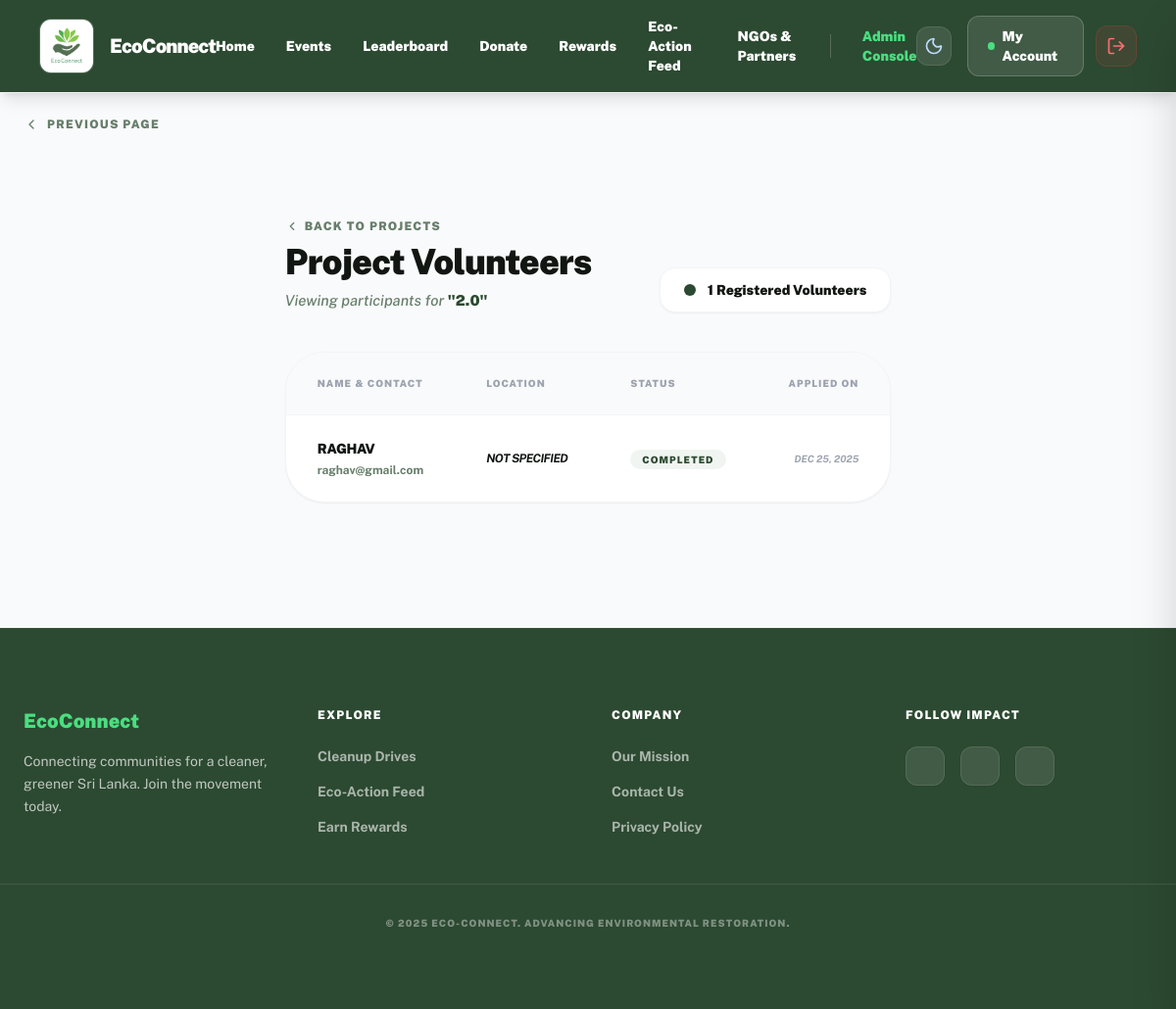
The page /index.php?route=admin_project_volunteers&id=2 (signed in) on the database its author committed.
### tables this page shows
CREATE TABLE `projects` (
  `id` int(11) NOT NULL,
  `ngo_id` int(11) NOT NULL,
  `title` varchar(150) NOT NULL,
  `description` text NOT NULL,
  `category` varchar(100) DEFAULT 'General Cleanup',
  `image_path` varchar(255) DEFAULT NULL,
  `location` varchar(255) NOT NULL,
  `district` varchar(50) DEFAULT 'Colombo',
  `event_date` date NOT NULL,
  `start_time` time NOT NULL,
  `end_time` time NOT NULL,
  `event_time` time NOT NULL,
  `points_reward` int(11) NOT NULL DEFAULT 0,
  `status` enum('open','closed') NOT NULL DEFAULT 'open',
  `created_at` timestamp NOT NULL DEFAULT current_timestamp(),
  `updated_at` timestamp NOT NULL DEFAULT current_timestamp() ON UPDATE current_timestamp(),
  `latitude` decimal(10,8) DEFAULT NULL,
  `longitude` decimal(11,8) DEFAULT NULL
);

CREATE TABLE `volunteer_applications` (
  `id` int(11) NOT NULL,
  `user_id` int(11) NOT NULL,
  `project_id` int(11) NOT NULL,
  `status` enum('applied','accepted','completed','cancelled') NOT NULL DEFAULT 'applied',
  `applied_at` timestamp NOT NULL DEFAULT current_timestamp(),
  `reminder_sent` tinyint(1) DEFAULT 0
);

CREATE TABLE `users` (
  `id` int(11) NOT NULL,
  `name` varchar(100) NOT NULL,
  `email` varchar(150) NOT NULL,
  `password` varchar(255) NOT NULL,
  `role` enum('user','ngo','admin') NOT NULL DEFAULT 'user',
  `phone` varchar(20) DEFAULT NULL,
  `city` varchar(100) DEFAULT NULL,
  `is_active` tinyint(1) NOT NULL DEFAULT 1,
  `created_at` timestamp NOT NULL DEFAULT current_timestamp(),
  `updated_at` timestamp NOT NULL DEFAULT current_timestamp() ON UPDATE current_timestamp(),
  `admin` tinyint(1) NOT NULL DEFAULT 0,
  `points` int(11) DEFAULT 0,
  `lifetime_points` int(11) NOT NULL DEFAULT 0,
  `latitude` decimal(10,8) DEFAULT NULL,
  `longitude` decimal(11,8) DEFAULT NULL,
  `last_active_at` datetime DEFAULT current_timestamp(),
  `last_reengagement_email_at` datetime DEFAULT NULL
);

### app/controllers/AdminController.php (called while the page is built, shortened)
<?php
require_once __DIR__ . '/../config.php';
require_once __DIR__ . '/../helpers.php';
require_once __DIR__ . '/../models/Project.php';
function admin_project_volunteers(PDO $pdo) {
    $project_id = (int)($_GET['id'] ?? 0);
    $project = project_find_by_id($pdo, $project_id);
    require_once __DIR__ . '/../models/VolunteerApplication.php';
    $volunteers = va_list_for_project($pdo, $project_id);
    include __DIR__ . '/../views/layouts/header.php';
    include __DIR__ . '/../views/admin/project_volunteers.php';
    include __DIR__ . '/../views/layouts/footer.php';
}

### app/models/Project.php (called while the page is built, shortened)
<?php
function project_find_by_id(PDO $pdo, int $id)
{
    $stmt = $pdo->prepare("
        SELECT
            p.*,
            n.name AS ngo_name,
            n.description AS ngo_description,
            n.whatsapp_link
        FROM projects p
        JOIN ngos n ON p.ngo_id = n.id
        WHERE p.id = ?
        LIMIT 1
    ");
    $stmt->execute([$id]);
    return $stmt->fetch(PDO::FETCH_ASSOC);
}

### app/helpers.php (called while the page is built, shortened)
<?php
function h($str) {
    return htmlspecialchars($str ?? '', ENT_QUOTES, 'UTF-8');
}

### app/models/VolunteerApplication.php (called while the page is built, shortened)
<?php
function va_list_for_project(PDO $pdo, int $project_id) {
    $stmt = $pdo->prepare("
        SELECT va.*, u.name, u.email, u.city
        FROM volunteer_applications va
        JOIN users u ON va.user_id = u.id
        WHERE va.project_id = ?
        ORDER BY va.applied_at DESC
    ");
    $stmt->execute([$project_id]);
    return $stmt->fetchAll();
}

### app/views/admin/project_volunteers.php (the view, shortened to what this page needs)
<div class="max-w-6xl mx-auto px-6 py-8">
  <div class="mb-10 flex flex-col md:flex-row md:items-end justify-between gap-6">
    <div>
      <div class="flex items-center gap-3 mb-2">
        <a href="index.php?route=admin_projects" class="text-xs font-black uppercase tracking-widest text-[#677e6b] hover:text-primary transition dark:text-gray-400 dark:hover:text-[#4ade80] flex items-center gap-1.5">
          <i data-lucide="chevron-left" class="w-3.5 h-3.5"></i> Back to Projects
        </a>
      </div>
      <h2 class="text-[#121613] dark:text-white text-4xl font-black tracking-tight mb-2">Project Volunteers</h2>
      <p class="text-[15px] text-[#677e6b] dark:text-gray-400 font-medium leading-relaxed italic">
        Viewing participants for <span class="text-primary dark:text-[#4ade80] font-black not-italic">"<?php echo h($project['title']); ?>"</span>
      </p>
    </div>
    <div class="px-6 py-3 rounded-2xl bg-white dark:bg-darkSurface border border-gray-100 dark:border-white/10 shadow-sm flex items-center gap-3">
       <span class="w-3 h-3 rounded-full bg-primary dark:bg-[#4ade80]"></span>
       <span class="text-sm font-black text-[#121613] dark:text-white"><?php echo count($volunteers); ?> Registered Volunteers</span>
    </div>
  </div>
  <div class="bg-white dark:bg-darkSurface rounded-[40px] border border-gray-100 dark:border-white/5 shadow-sm overflow-hidden text-left">
    <div class="overflow-x-auto">
      <table class="w-full text-left border-collapse">
        <thead class="bg-gray-50 dark:bg-white/5 border-b border-gray-100 dark:border-white/10 text-left">
          <tr>
            <th class="px-8 py-6 text-[10px] font-black uppercase tracking-widest text-gray-400">Name & Contact</th>
            <th class="px-8 py-6 text-[10px] font-black uppercase tracking-widest text-gray-400">Location</th>
            <th class="px-8 py-6 text-[10px] font-black uppercase tracking-widest text-gray-400">Status</th>
            <th class="px-8 py-6 text-[10px] font-black uppercase tracking-widest text-gray-400 text-right">Applied On</th>
          </tr>
        </thead>
        <tbody class="divide-y divide-gray-50 dark:divide-white/5 text-left">
          <?php foreach ($volunteers as $v): ?>
            <tr class="hover:bg-gray-50 dark:hover:bg-white/5 transition-colors group">
              <td class="px-8 py-6">
                <a href="index.php?route=admin_user_view&id=<?php echo (int)$v['user_id']; ?>" class="block group-hover:translate-x-1 transition-transform">
                  <p class="text-sm font-black text-[#121613] dark:text-white mb-1 uppercase tracking-tight"><?php echo h($v['name']); ?></p>
                  <p class="text-xs font-bold text-[#677e6b] dark:text-gray-500"><?php echo h($v['email']); ?></p>
                </a>
              </td>
              <td class="px-8 py-6">
                <p class="text-xs font-bold text-[#121613] dark:text-white uppercase tracking-tighter italic">
                  <?php echo h($v['city'] ?: 'Not Specified'); ?>
                </p>
              </td>
              <td class="px-8 py-6">
                <?php
                  $statusClasses = [
                      'applied' => 'bg-blue-50 dark:bg-blue-500/10 text-blue-600 dark:text-blue-400',
                      'accepted' => 'bg-[#f0f5f1] dark:bg-[#4ade80]/10 text-primary dark:text-[#4ade80]',
                      'attended' => 'bg-[#f0f5f1] dark:bg-[#4ade80]/10 text-primary dark:text-[#4ade80]',
                      'completed' => 'bg-[#f0f5f1] dark:bg-[#4ade80]/10 text-primary dark:text-[#4ade80]',
                      'cancelled' => 'bg-red-50 dark:bg-red-500/10 text-red-600 dark:text-red-400'
                  ];
                  $cls = $statusClasses[$v['status']] ?? 'bg-gray-100 text-gray-600';
                ?>
                <span class="px-3 py-1 rounded-full <?php echo $cls; ?> text-[10px] font-black uppercase tracking-widest">
                  <?php echo h($v['status']); ?>
                </span>
              </td>
              <td class="px-8 py-6 text-right">
                <p class="text-[10px] font-bold text-gray-400 dark:text-gray-500 italic uppercase">
                  <?php echo date('M d, Y', strtotime($v['applied_at'])); ?>
                </p>
              </td>
            </tr>
          <?php endforeach; ?>
        </tbody>
      </table>
    </div>
  </div>
</div>

### rows shown on the page
projects: title "2.0"
volunteer_applications: user.name "RAGHAV", user.email "raghav@gmail.com", user.city "NOT SPECIFIED", status "COMPLETED", applied_at "DEC 25, 2025"

### other values the page prints
count($volunteers) "1"
